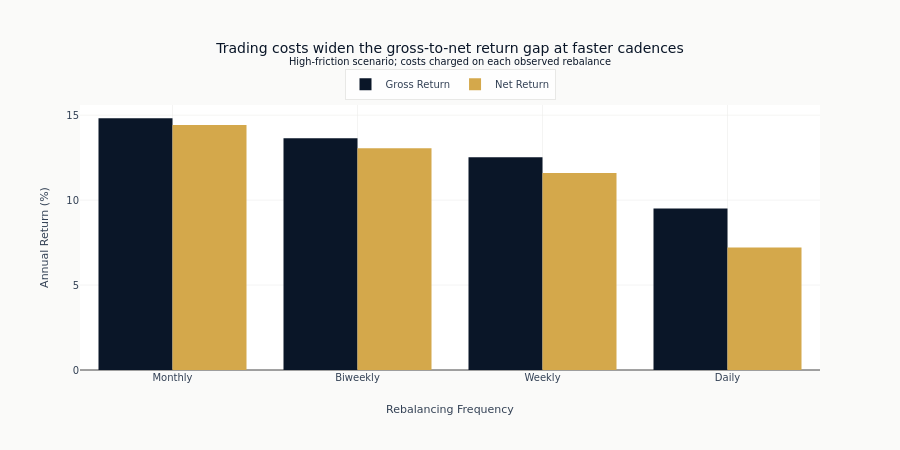

The notebook cell saved with this chart:
### Markdown cell above
## 6. Cost Erosion Analysis

How much of the gross alpha is consumed by costs at each frequency?

### Code cell
erosion = results_df.filter(pl.col("cost_type") == HIGH_FRICTION_COSTS.name).sort(
    pl.col("frequency").map_elements(lambda x: freq_order.index(x), return_dtype=pl.Int64)
)

fig = go.Figure()
fig.add_trace(
    go.Bar(
        x=erosion["frequency"].to_list(),
        y=[r * 100 for r in erosion["gross_return"].to_list()],
        name="Gross Return",
        marker_color=COLORS["blue"],
    )
)
fig.add_trace(
    go.Bar(
        x=erosion["frequency"].to_list(),
        y=[r * 100 for r in erosion["net_return"].to_list()],
        name="Net Return",
        marker_color=COLORS["amber"],
    )
)
fig.update_layout(
    title=(
        "Trading costs widen the gross-to-net return gap at faster cadences"
        "<br><sup>High-friction scenario; costs charged on each observed rebalance</sup>"
    ),
    yaxis_title="Annual Return (%)",
    xaxis_title="Rebalancing Frequency",
    barmode="group",
    height=450,
    legend=dict(orientation="h", yanchor="bottom", y=1.02, xanchor="center", x=0.5),
    margin=dict(t=105),
)
fig.show()

### Figure 1 — Plotly figure (JSON) as saved in the notebook; plotly's stock layout.template omitted (floating-point values rounded to 4 significant figures)
{"data": [{"marker": {"color": "#0a1628"}, "name": "Gross Return", "type": "bar", "x": ["Monthly", "Biweekly", "Weekly", "Daily"], "y": [14.82, 13.65, 12.53, 9.504]}, {"marker": {"color": "#D4A84B"}, "name": "Net Return", "type": "bar", "x": ["Monthly", "Biweekly", "Weekly", "Daily"], "y": [14.43, 13.06, 11.6, 7.207]}], "layout": {"barmode": "group", "height": 450, "legend": {"orientation": "h", "x": 0.5, "xanchor": "center", "y": 1.02, "yanchor": "bottom"}, "margin": {"t": 105}, "title": {"text": "Trading costs widen the gross-to-net return gap at faster cadences<br><sup>High-friction scenario; costs charged on each observed rebalance</sup>"}, "xaxis": {"title": {"text": "Rebalancing Frequency"}}, "yaxis": {"title": {"text": "Annual Return (%)"}}}}
